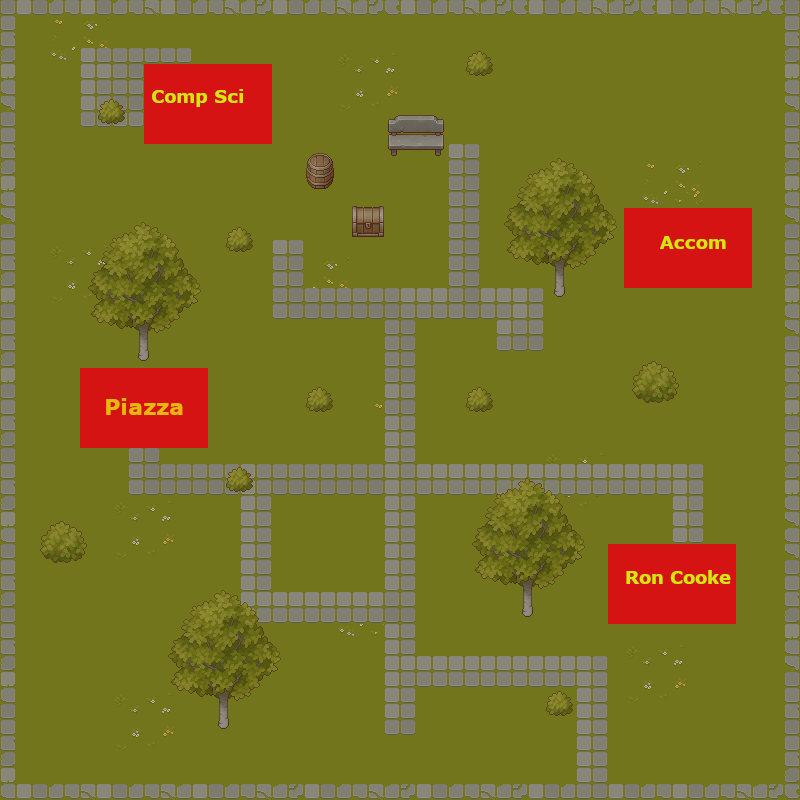

A 2D game scene composited from a Tiled map and its tileset images. What follows is a short description and the map's XML, with each tile layer's data collapsed to a summary:
An orthogonal 50x50 tile map with 16x16 px tiles, 3 tile layers (Tile Layer 1, Tile Layer 2, trees), 5 tilesets and 11 objects.

<map version="1.10" tiledversion="1.10.2" orientation="orthogonal" renderorder="right-down" width="50" height="50" tilewidth="16" tileheight="16" infinite="0" nextlayerid="6" nextobjectid="38">
 <tileset firstgid="1" source="Tilesets/TX Tileset Grass.tsx" />
 <tileset firstgid="257" source="Tilesets/TX Plant.tsx" />
 <tileset firstgid="1281" source="Tilesets/TX Tileset Stone Ground.tsx" />
 <tileset firstgid="1537" source="Tilesets/TX Props.tsx" />
 <tileset firstgid="2561" source="Tilesets/test_piazza.tsx" />
 <layer id="1" name="Tile Layer 1" width="50" height="50">
  <data>[2500 cells, 2500 non-empty, 48 distinct tile ids]</data>
 </layer>
 <layer id="2" name="Tile Layer 2" width="50" height="50">
  <data>[2500 cells, 305 non-empty, 150 distinct tile ids]</data>
 </layer>
 <objectgroup id="3" name="Objects">
  <object id="7" x="551" y="272" width="18" height="31.875">
   <properties>
    <property name="event" value="tree" />
   </properties>
  </object>
  <object id="17" x="135" y="336" width="18" height="32">
   <properties>
    <property name="event" value="tree" />
   </properties>
  </object>
  <object id="18" x="519" y="592" width="18" height="32">
   <properties>
    <property name="event" value="tree" />
   </properties>
  </object>
  <object id="19" x="214.364" y="704" width="18" height="32">
   <properties>
    <property name="event" value="tree" />
   </properties>
  </object>
  <object id="23" x="352" y="204.727" width="32" height="35.2727">
   <properties>
    <property name="event" value="chest" />
   </properties>
  </object>
  <object id="29" x="304" y="160.602" width="32" height="31.3977">
   <properties>
    <property name="event" value="barrel" />
   </properties>
  </object>
  <object id="30" x="386.25" y="126" width="59" height="31.375">
   <properties>
    <property name="event" value="bench" />
   </properties>
  </object>
  <object id="34" x="624" y="208" width="128" height="80">
   <properties>
    <property name="event" value="accomodation" />
   </properties>
  </object>
  <object id="35" x="608" y="544" width="128" height="80">
   <properties>
    <property name="event" value="ron_cooke" />
   </properties>
  </object>
  <object id="36" x="80" y="368" width="128" height="80">
   <properties>
    <property name="event" value="piazza" />
   </properties>
  </object>
  <object id="37" x="144" y="64" width="128" height="80">
   <properties>
    <property name="event" value="comp_sci" />
   </properties>
  </object>
 </objectgroup>
 <layer id="5" name="trees" width="50" height="50">
  <data>[2500 cells, 310 non-empty, 82 distinct tile ids]</data>
 </layer>
</map>
